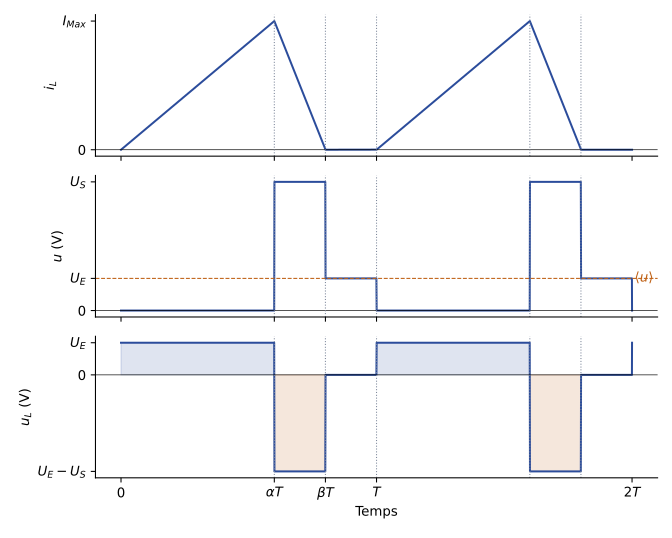

Recreate this plot in Python.
"""EAEP1, partiel 2017-2018, q. 12 et 13 — boost en conduction discontinue, alpha = 0,6.
Reconstruite (Claude) : UE = 3,6 V ; point de fonctionnement choisi pour l'illustration
US = 4 UE (d'où beta = alpha US/(US - UE) = 0,8)."""
import numpy as np
import matplotlib
matplotlib.use("Agg")
import matplotlib.pyplot as plt
plt.rcParams.update({"font.family": "sans-serif", "font.size": 10, "svg.fonttype": "none"})

a, UE = 0.6, 3.6
US = 4 * UE; b = a * US / (US - UE)
t = np.linspace(0, 2, 4001); ph = t % 1
s1, s2 = ph < a, (ph >= a) & (ph < b)
iL = np.where(s1, ph / a, np.where(s2, 1 - (ph - a) / (b - a), 0))
u = np.where(s1, 0, np.where(s2, US, UE))
uL = np.where(s1, UE, np.where(s2, UE - US, 0))
fig, axs = plt.subplots(3, 1, figsize=(7, 5.6), sharex=True)
for ax, (nom, y) in zip(axs, [("$i_L$", iL), ("$u$ (V)", u), ("$u_L$ (V)", uL)]):
    ax.plot(t, y, color="#2B4C9B"); ax.axhline(0, color="k", lw=0.5); ax.set_ylabel(nom)
    for k in (a, b, 1, 1 + a, 1 + b):
        ax.axvline(k, color="#7E889B", ls=":", lw=0.8)
    ax.spines[["top", "right"]].set_visible(False)
axs[0].set_yticks([0, 1]); axs[0].set_yticklabels(["0", "$I_{Max}$"])
axs[1].set_yticks([0, UE, US]); axs[1].set_yticklabels(["0", "$U_E$", "$U_S$"])
axs[1].axhline(UE, color="#BF6014", ls="--", lw=0.8); axs[1].text(2.01, UE, r"$\langle u\rangle$", color="#BF6014", va="center")
axs[2].set_yticks([UE - US, 0, UE]); axs[2].set_yticklabels(["$U_E-U_S$", "0", "$U_E$"])
axs[2].fill_between(t, 0, uL, where=ph < a, color="#2B4C9B", alpha=0.15)
axs[2].fill_between(t, 0, uL, where=(ph >= a) & (ph < b), color="#BF6014", alpha=0.15)
axs[2].set_xticks([0, a, b, 1, 2]); axs[2].set_xticklabels(["0", r"$\alpha T$", r"$\beta T$", "$T$", "$2T$"])
axs[2].set_xlabel("Temps")
fig.tight_layout()
fig.savefig("ann1718-boost-discontinu.svg")
